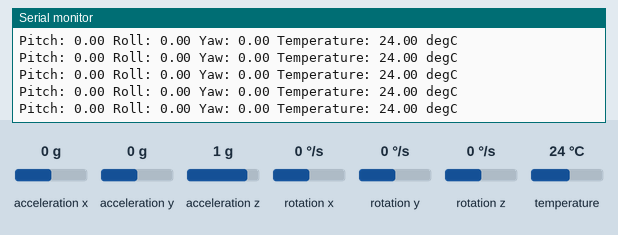
Recording of a sketch running on a simulated Arduino Uno, built with avr-gcc and run on an emulated ATmega328P. On the bench: the last lines printed to the serial monitor. The inputs (shaded band) are chosen by the test bench; at power-on: rotation x 0 °/s, acceleration x 0 g, rotation y 0 °/s, acceleration y 0 g, rotation z 0 °/s, acceleration z 1 g, temperature 24 °C.

Above: at 1.2 s.
1.3 s: rotation x set to -192 °/s
At 2.0 s:
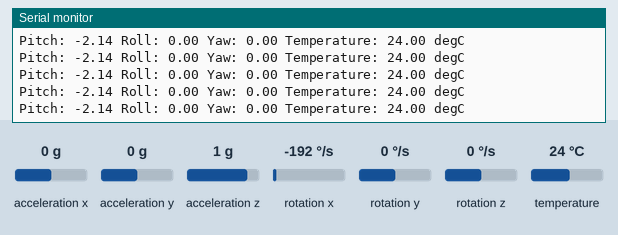
4.3 s: acceleration x set to -1.4 g
At 5.4 s:
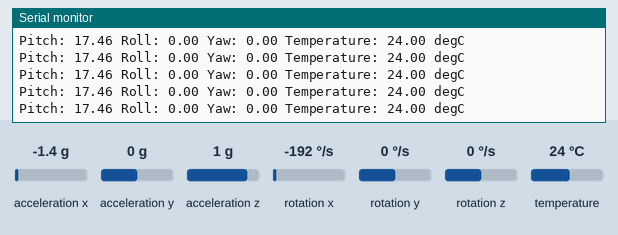
5.8 s: rotation y set to -192 °/s
At 6.7 s:
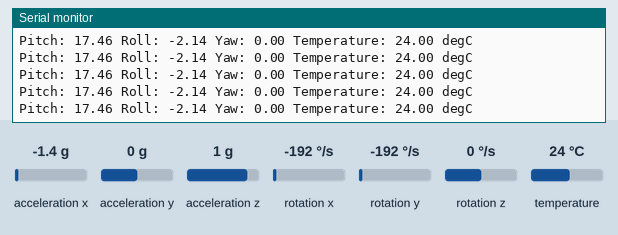
8.8 s: acceleration y set to -1.4 g
At 9.7 s:
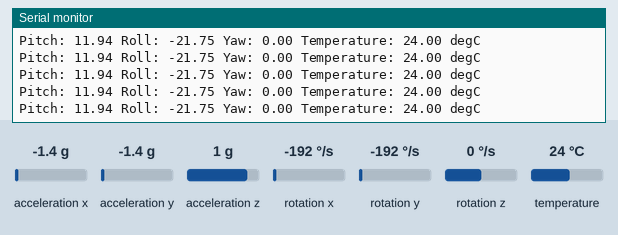
11.8 s: rotation z set to -192 °/s
At 12.7 s:
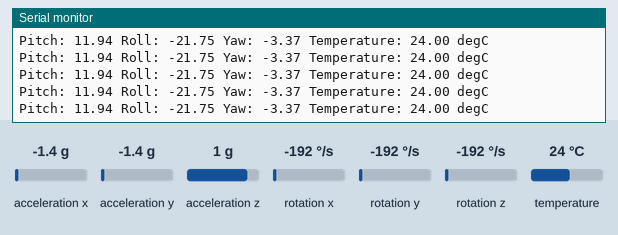
14.8 s: acceleration y set to 0.8 g
At 15.9 s:
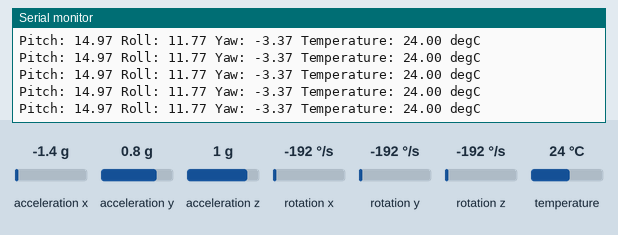
Timing chart, 0 to 17.8 s (numbered marks = the images above; inputs shaded):
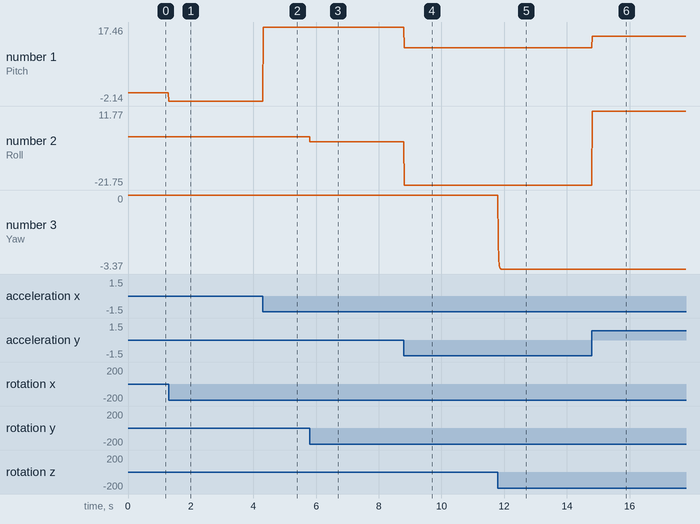

The sketch:

Filtro_Complementario_lean.ino
```cpp
#include <Wire.h>
#include <Adafruit_MPU6050.h>

Adafruit_MPU6050 mpu;

const float alpha = 0.36;  // Coefficient for complementary filter
float accX, accY, accZ;
float gyroX, gyroY, gyroZ;
float pitch = 0, roll = 0, yaw = 0;

void setup() {
  Serial.begin(115200);
  Wire.begin();
  mpu.begin();
  mpu.setGyroRange(MPU6050_RANGE_500_DEG);
  mpu.setAccelerometerRange(MPU6050_RANGE_4_G);
}

void loop() {
  sensors_event_t accel_event, gyro_event, temp;
  mpu.getEvent(&accel_event, &gyro_event, &temp);

  // Extract accelerometer data
  accX = accel_event.acceleration.x;
  accY = accel_event.acceleration.y;
  accZ = accel_event.acceleration.z;

  // Extract gyroscope data
  gyroX = gyro_event.gyro.x;
  gyroY = gyro_event.gyro.y;
  gyroZ = gyro_event.gyro.z;

  // Calculate pitch, roll, and yaw from accelerometer and gyroscope
  pitch = atan2(-accX, sqrt(accY * accY + accZ * accZ)) * RAD_TO_DEG;
  roll = atan2(accY, accZ) * RAD_TO_DEG;
  yaw += gyroZ * 0.01; // 0.01 is the time interval in seconds

  // Apply complementary filter to gyroscope and accelerometer data
  pitch = alpha * pitch + (1 - alpha) * gyroX;
  roll = alpha * roll + (1 - alpha) * gyroY;
  yaw = alpha * yaw + (1 - alpha) * gyroZ;

  Serial.print("Pitch: ");
  Serial.print(pitch);
  Serial.print(" Roll: ");
  Serial.print(roll);
  Serial.print(" Yaw: ");
  Serial.print(yaw);
  Serial.print(" Temperature: ");
  Serial.print(temp.temperature);
  Serial.println(" degC");

  Serial.println("");

  delay(10);
}
```

Measured:
- after the input at 1.3 s, the serial monitor: prints a new line at once (image 1)
- after the input at 4.3 s, the serial monitor: prints a new line at once (image 2)
- after the input at 5.8 s, the serial monitor: prints a new line at once (image 3)
- after the input at 8.8 s, the serial monitor: prints a new line at once (image 4)
- after the input at 11.8 s, the serial monitor: prints a new line at once (image 5)
- after the input at 14.8 s, the serial monitor: prints a new line at once (image 6)
- plotted number 1: 0 → -2.14 after the input at 1.3 s, -2.14 → 17.46 after the input at 4.3 s, 17.46 → 11.94 after the input at 8.8 s, 11.94 → 14.97 after the input at 14.8 s
- plotted number 2: -2.14 → -21.75 after the input at 8.8 s, -21.75 → 11.77 after the input at 14.8 s
